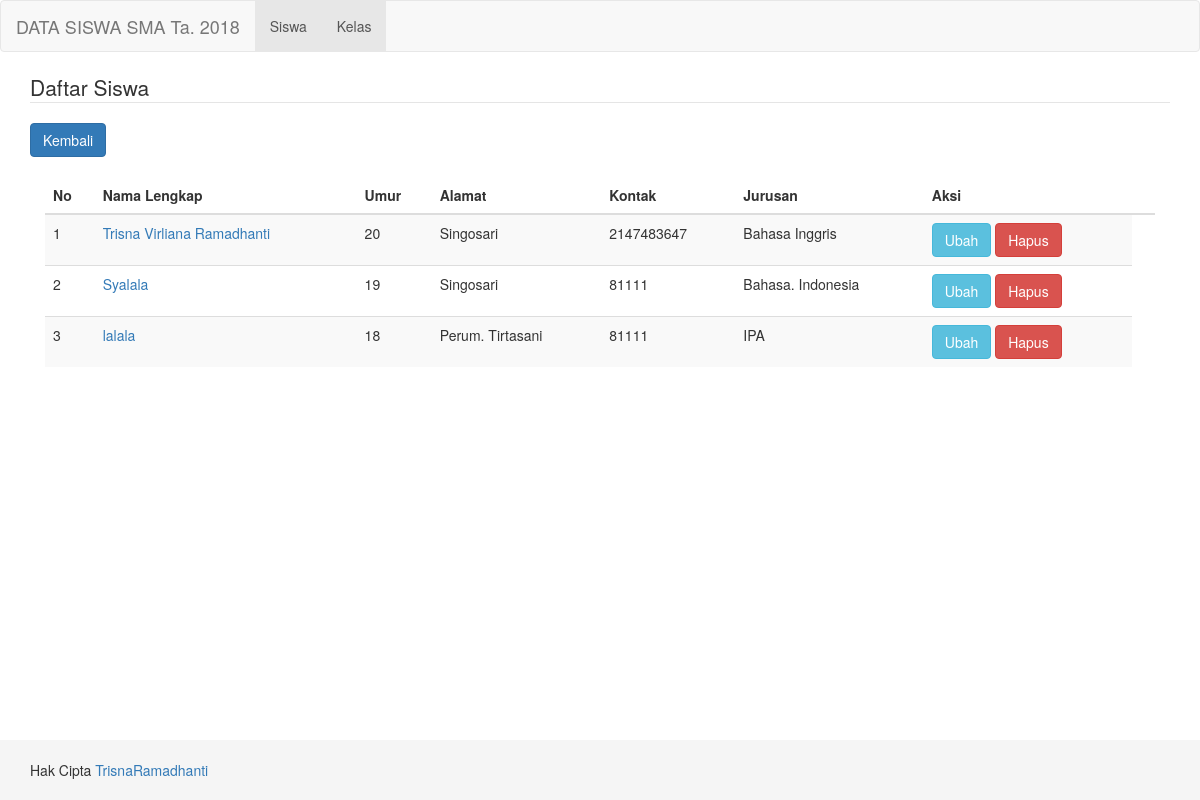
The page /index.php/siswa/cariData on the database its author committed.
### tables this page shows
CREATE TABLE `siswa` (
  `NIS` int(11) NOT NULL,
  `nama` varchar(150) DEFAULT NULL,
  `umur` int(3) DEFAULT NULL,
  `alamat` varchar(250) DEFAULT NULL,
  `no_telpn` int(15) NOT NULL,
  `kode_jurusan` int(11) DEFAULT NULL
);

CREATE TABLE `kelas` (
  `id_kelas` int(11) NOT NULL,
  `nama_kelas` varchar(100) DEFAULT NULL
);

### application/controllers/Siswa.php (called while the page is built, shortened)
<?php
class Siswa extends CI_Controller {
    public function __construct()
    {
        $this->load->helper('url', 'form');
        $this->load->library('form_validation');
        $this->load->library('session');
        $this->load->library('pagination');
        $this->load->model('Siswa_model');
    }
    public function cariData()
    {
        $data = [
            'Kelas'=> $this->Siswa_model->nama_kelas(),
            'cari' => $this->Siswa_model->cari()
         ];
		$this->load->view('siswa/cari', $data);
    }
}

### index.php (called while the page is built, shortened)
<?php
require_once BASEPATH.'core/CodeIgniter.php';

### application/models/Siswa_model.php (called while the page is built, shortened)
<?php
class Siswa_model extends CI_Model
{
    public function nama_kelas()
    {
        $query = $this->db->get('kelas');
        return $query->result();
    }
    public function cari()
	{
		$cari = $this->input->GET('cari', TRUE);
            $this->db->select('*');
			$this->db->from('siswa');
			$this->db->like('nama',$cari);
            $this->db->or_like('alamat',$cari);
            $this->db->or_like('umur',$cari);
			return $this->db->get()->result();
	}
}

### application/views/siswa/cari.php (the view, shortened to what this page needs)
<?php $this->load->view('layouts/base_start') ?>
<div class="container">
  <legend>Daftar Siswa</legend>
  <a class="btn btn-primary" href="<?php echo site_url('siswa/') ?>">
            Kembali
  </a>
  <div class="col-xs-12 col-sm-12 col-md-12">
  <br>
    <table class="table table-striped">
      <thead>
        <th>No</th>
        <th>Nama Lengkap</th>
        <th>Umur </th>
        <th>Alamat</th>
        <th>Kontak</th>
        <th>Jurusan</th>
        <th>Aksi</th>
        <th>
        </th>
      </thead>
      <tbody>
        <?php if(count($cari) > 0 ) {
        $number = 1; foreach($cari as $row) { ?>
        <tr>
          <td>
              <?php echo $number++ ?>
          </td>
          <td>
          <a href="<?php echo site_url('siswa/show/'.$row->NIS) ?>">
              <?php echo $row->nama ?>
            </a>
          </td>
          <td>
              <?php echo $row->umur ?>
          </td>
          <td>
              <?php echo $row->alamat ?>
          </td>
          <td>
              <?php echo $row->no_telpn ?>
          </td>
          <td>
          <?php
           foreach($Kelas as $k)
           {
              if ($row->kode_jurusan == $k->id_kelas)
              {
                echo $k->nama_kelas;
             }
            }?>
          </td>
          <td>
            <?php echo form_open('siswa/hapus/'.$row->NIS)  ?>
            <a class="btn btn-info" href="<?php echo site_url('siswa/edit/'.$row->NIS) ?>">
              Ubah
            </a>
            <button type="submit" class="btn btn-danger" onclick="return confirm('Apakah anda yakin?')">Hapus</button>
            <?php echo form_close() ?>
          </td>
        </tr>
        <?php }
        } else { echo "Data Tidak Ada";} ?>
      </tbody>
    </table>
  </div>
</div>
<?php $this->load->view('layouts/base_end') ?>

### application/views/layouts/base_start.php (shortened to what this page needs)
<!DOCTYPE html>
<html lang="en">
<head>
  <link href="<?php echo base_url('assets/css/bootstrap.min.css') ?>" rel="stylesheet">
</head>
<body>
  <?php $this->load->view('layouts/header') ?>

### application/views/layouts/header.php (shortened to what this page needs)
<nav class="navbar navbar-default" role="navigation">
  <div class="navbar-header">
    <a class="navbar-brand" href="<?php echo base_url() ?>">
      DATA SISWA SMA Ta. 2018
    </a>
  </div>
  <div class="collapse navbar-collapse navbar-ex1-collapse">
    <ul class="nav navbar-nav">
      <li class="active"><a href="<?php echo base_url('Siswa/') ?>">Siswa</a>
    </ul>
    <ul class="nav navbar-nav">
      <li class="active"><a href="<?php echo base_url('Kelas/') ?>">Kelas</a>
    </ul>
  </div>
</nav>

### application/views/layouts/footer.php
<footer class="footer">
  <div class="container">
    <p class="text-footer">
      Hak Cipta <a href="https://github.com/TrisnaRamadhanti">TrisnaRamadhanti</a>
    </p>
  </div>
</footer>

### application/views/layouts/base_end.php (shortened to what this page needs)
<?php $this->load->view('layouts/footer') ?>
  </body>
</html>

### application/views/layouts/base_start.php (style rules this page uses)
.footer { position: absolute; bottom: 0; width: 100%; height: 60px; background-color: #f5f5f5; }
.container .text-footer { margin: 20px 0; }

### rows shown on the page
siswa: nama "Trisna Virliana Ramadhanti", umur "20", alamat "Singosari", no_telpn "2147483647"
kelas: nama_kelas "Bahasa Inggris"
siswa: nama "Syalala", umur "19", alamat "Singosari", no_telpn "81111"
kelas: nama_kelas "Bahasa. Indonesia"
siswa: nama "lalala", umur "18", alamat "Perum. Tirtasani", no_telpn "81111"
kelas: nama_kelas "IPA"
